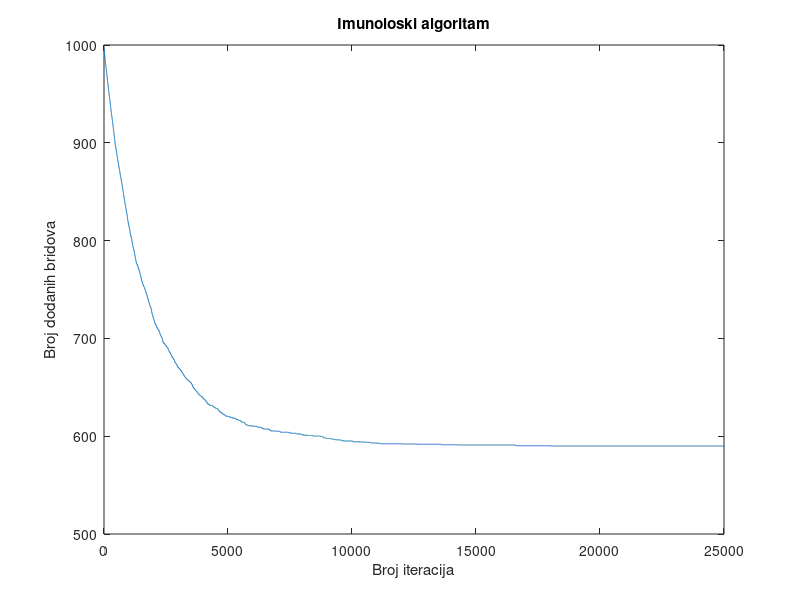
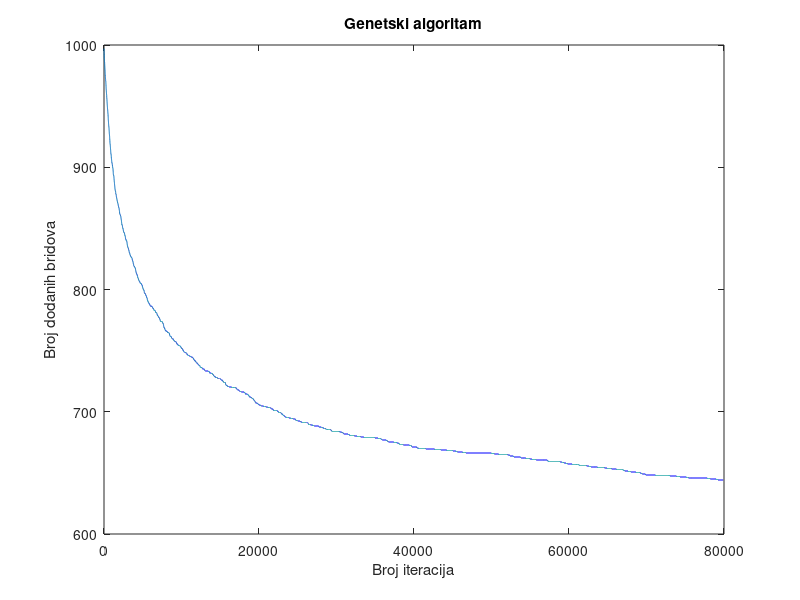

Here is the MATLAB script that generated these plots, in order:
function prikaziRezultate2
rez=load('testiranje1000ZadnjiPokusaj.mat');

gen=rez.rjGenetski;
im=rez.rjImunoloski;

gen=sum(gen);
im=sum(im);
im=im/3;
gen=gen/3;

i=figure(2);
plot(im(1,1:25000));
title('Imunoloski algoritam');
xlabel('Broj iteracija');
ylabel('Broj dodanih bridova');
saveas(i,'Im1000','png');
figure(3);
g=plot(gen(1,1:80000));
title('Genetski algoritam');
xlabel('Broj iteracija');
ylabel('Broj dodanih bridova');
saveas(g,'Gen1000','png');

genetski=min(gen(1,1:80000))
imunoloski=min(im(1,1:25000))

genetskiVrijeme=rez.vrijemeGenetski;
genetskiVrijeme=sum(genetskiVrijeme);
genetskiVrijeme=genetskiVrijeme/3;
imunoloskiVrijeme=rez.vrijemeImunoloski;
imunoloskiVrijeme=sum(imunoloskiVrijeme);
imunoloskiVrijeme=imunoloskiVrijeme/3;

vrijemeGen=genetskiVrijeme
vrijemeIm=imunoloskiVrijeme
end